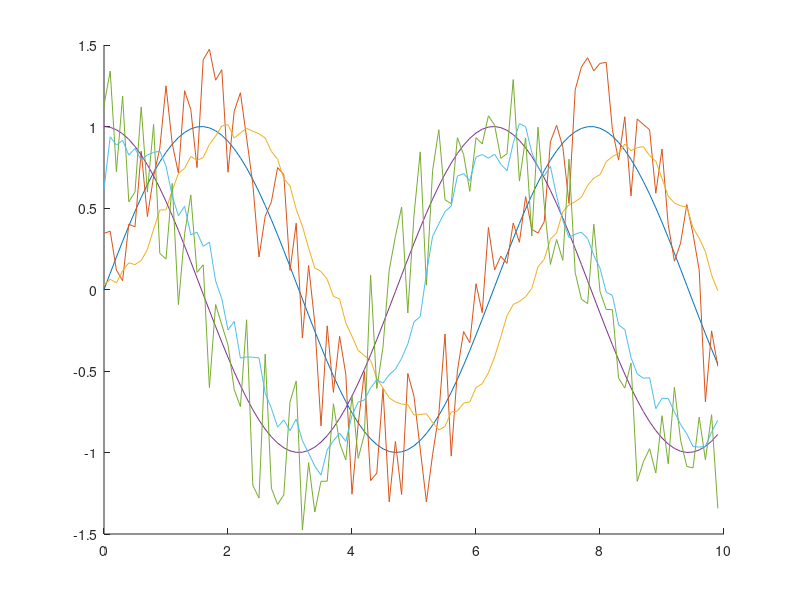

Reproduce this figure in MATLAB.

rng('default')
s = rng;% this is like a seed in python


bin = 0.1;
x = 0:bin:10-bin; 
position = sin(x); 
velocity = cos(x);


noisy_position = position + 1* rand(1, length(position))-0.5;
noisy_velocity = velocity + 1* rand(1, length(velocity))-0.5;

f_p = fopen('noisy_position_2000.txt','wt');
f_v = fopen('noisy_velocity_2000.txt','wt');
for i=1:1:length(position)
    fprintf(f_p,'%g,\t',noisy_position(i));
    fprintf(f_v,'%g,\t',noisy_velocity(i));
    if mod(i,50)==0
        fprintf(f_p,'\n');
        fprintf(f_v,'\n');
    end

end 


position_filtered = [0.028084, 0.062818, 0.040941, 0.114316, 0.163520, 0.152692, 0.177633, 0.245619, 0.369513, 0.487162, 0.488896, 0.606139, 0.711359, 0.743336, 0.816252, 0.792561, 0.809909, 0.890179, 0.940688, 1.003142, 1.011446, 0.929200, 0.959823, 0.989269, 0.971078, 0.955600, 0.929109, 0.847255, 0.799286, 0.679947, 0.635191, 0.492683, 0.388762, 0.254512, 0.131978, 0.110454, 0.062273, -0.041748, -0.057964, -0.204863, -0.287160, -0.374301, -0.405457, -0.434430, -0.545718, -0.605000, -0.664418, -0.689832, -0.702892, -0.706292, -0.770135, -0.766957, -0.761820, -0.816380, -0.861472, -0.840770, -0.751180, -0.745631, -0.696541, -0.690212, -0.601583, -0.578126, -0.511022, -0.413730, -0.290482, -0.161411, -0.091786, -0.073575, -0.044427, 0.006547, 0.139077, 0.185168, 0.308514, 0.346750, 0.477859, 0.519336, 0.538771, 0.565585, 0.638914, 0.683447, 0.704511, 0.784084, 0.816359, 0.834434, 0.892742, 0.851569, 0.870182, 0.876304, 0.821425, 0.787663, 0.680948, 0.573150, 0.530464, 0.513441, 0.506027, 0.379138, 0.314417, 0.232096, 0.087193, -0.007196];

velocity_filtered = [0.616823, 0.937018, 0.885927, 0.915329, 0.824320, 0.865533, 0.793562, 0.825725, 0.841074, 0.848365, 0.757656, 0.575077, 0.452500, 0.510348, 0.336053, 0.351381, 0.264674, 0.290674, 0.052564, -0.057207, -0.247861, -0.195925, -0.420999, -0.413487, -0.415161, -0.419544, -0.635815, -0.729258, -0.844169, -0.800219, -0.865755, -0.795417, -0.927607, -1.002730, -1.083558, -1.138585, -0.983483, -0.928889, -0.881222, -0.931934, -0.771647, -0.690679, -0.677634, -0.603964, -0.553564, -0.574206, -0.522900, -0.488900, -0.422763, -0.334025, -0.198082, -0.166133, 0.097531, 0.326716, 0.402685, 0.477744, 0.512207, 0.695940, 0.710900, 0.667100, 0.812924, 0.828207, 0.805318, 0.830366, 0.769116, 0.728260, 0.897244, 1.017697, 0.999093, 0.840356, 0.750828, 0.696567, 0.755888, 0.573968, 0.423103, 0.319322, 0.339967, 0.351463, 0.313310, 0.209260, 0.130844, -0.016464, -0.036341, -0.216302, -0.245924, -0.417376, -0.517532, -0.544430, -0.540971, -0.730529, -0.667081, -0.668338, -0.749890, -0.828073, -0.885434, -0.963351, -0.966625, -0.962789, -0.873466, -0.802228];

hold on 
plot(x,position);
plot(x,noisy_position);
plot(x,position_filtered);

plot(x,velocity);
plot(x,noisy_velocity);
plot(x, velocity_filtered);

% 
% 
% [0.447238, 0.852947, 0.821682, 0.896340, 0.822306, 0.849394, 1.051677, 1.119413, 1.346554, 1.325916, 1.541670, 1.609479, 1.707034, 1.858389, 1.806235, 1.782783, 1.764974, 1.812764, 1.855693, 1.700440, 1.570333, 1.488969, 1.329075, 1.292946, 1.200905, 1.065819, 0.941660, 0.992702, 0.962632, 0.866166, 0.874465, 0.660379, 0.616672, 0.559246, 0.448879, 0.242913, 0.154014, -0.008694, -0.200528, -0.353712, -0.319838, -0.499063, -0.612973, -0.757268, -0.781261, -0.903033, -0.779918, -0.839684, -0.908076, -0.902347, -0.846956, -0.873342, -0.657671, -0.621278, -0.583466, -0.593221, -0.524800, -0.509404, -0.361562, -0.149733, 0.019401, 0.047275, 0.085714, 0.310257, 0.552797, 0.683363, 0.701711, 0.907721, 0.974293, 1.029218, 1.197406, 1.165135, 1.151421, 1.298983, 1.413470, 1.493017, 1.609975, 1.700302, 1.788999, 1.732125, 1.772222, 1.760312, 1.695784, 1.541337, 1.572428, 1.473454, 1.438664, 1.424585, 1.234887, 1.057955, 0.993016, 0.903876, 0.910627, 0.875473, 0.809779, 0.563197, 0.337899, 0.132784, 0.121217, 0.136989];
% plot(x,y_filtered);

for i = 1:100
    disp(noisy_velocity(i));
end
